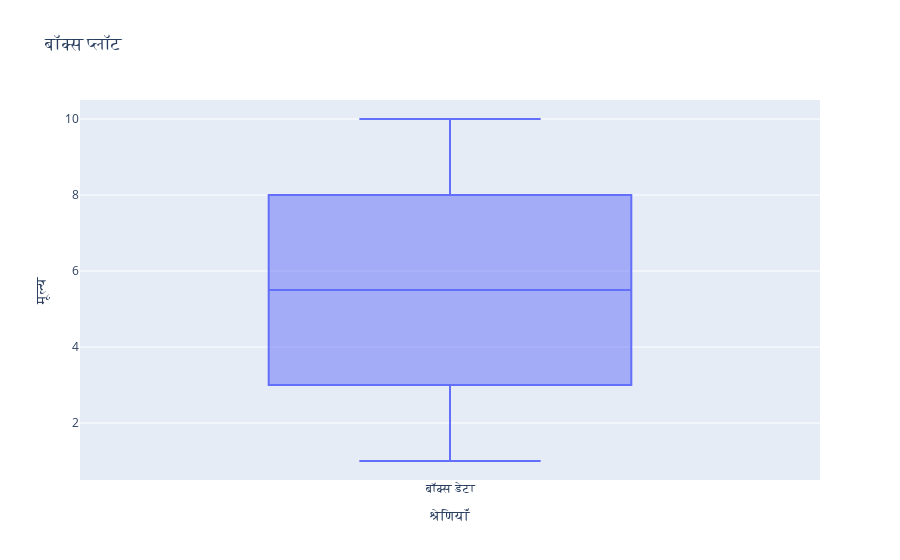

The notebook cell this image was saved under:
### Markdown cell above
Box Plot in Hindi

### Code cell
import plotly.graph_objects as go

# Creating a box plot
fig = go.Figure()

fig.add_trace(go.Box(
    y=[1, 2, 3, 4, 5, 6, 7, 8, 9, 10],
    name='बॉक्स डेटा'
))

fig.update_layout(
    title='बॉक्स प्लॉट',
    xaxis_title='श्रेणियाँ',
    yaxis_title='मूल्य',
    legend_title='डाटा सेट'
)

fig.show()
fig.write_image('Charts\Data over time (temporal)\multilingual/box_plot_hindi.png')

### Figure 1 — Plotly figure (JSON) as saved in the notebook; plotly's stock layout.template omitted (floating-point values rounded to 4 significant figures)
{"data": [{"name": "बॉक्स डेटा", "type": "box", "y": [1, 2, 3, 4, 5, 6, 7, 8, 9, 10]}], "layout": {"legend": {"title": {"text": "डाटा सेट"}}, "title": {"text": "बॉक्स प्लॉट"}, "xaxis": {"title": {"text": "श्रेणियाँ"}}, "yaxis": {"title": {"text": "मूल्य"}}}}
